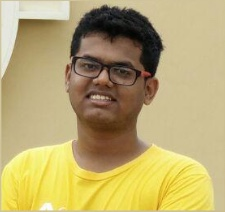
#> input picture pic.jpeg, 225 x 212 px, found by its file name
$ python pixel.py
#> lines starting #> are read from the running program, lines starting #| are printed output that depends on the picture
import cv2
import numpy as np
from matplotlib import pyplot as plt

path = '/Users/RohanSaxena/Documents/projects/cv'
image = cv2.imread(path + '/pic.jpeg')
#> image is the input picture: shape (212, 225, 3); mean B, G, R 111.1, 167.8, 184.9
print(np.shape(image))
#| (212, 225, 3)

# A single pixel value
print(image[100, 100])
#| [102 112 146]

# An entire row of pixel values from blue channel
some_blue_pixels = image[:, 100, 0]
#> some_blue_pixels = 212 values, max 156 at index 0, min 3 at index 71, mean 67.47

# An entire row of pixel values from the picture
image[:, 100, :]

plt.plot(range(212), some_blue_pixels)
plt.axis([0, 212, 0, 170])
plt.show()
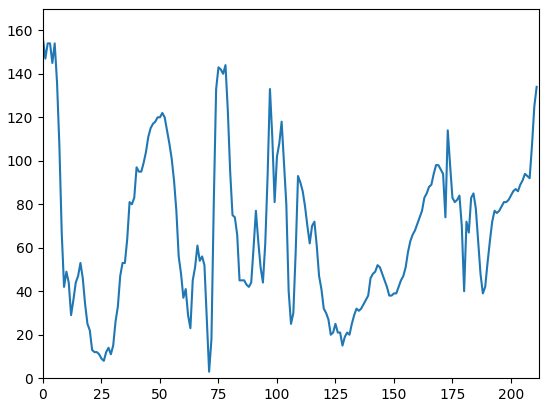
#> figure drawn by matplotlib, 1 panel; curve peaks at x = 0, y = 156
